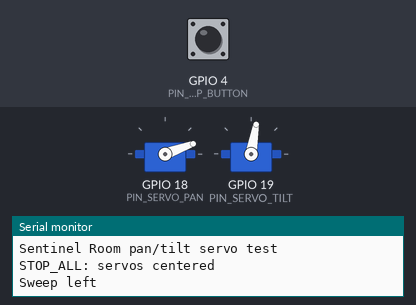
The sketch below on a simulated ESP32. Shown: 2 × servo, the last lines printed to the serial monitor. The test bench sets the inputs (shaded band); at power-on: GPIO 4 (PIN_STOP_BUTTON) HIGH.

Above: at 1.5 s.
1.6 s: GPIO 4 (PIN_STOP_BUTTON) pulled LOW for 0.15 s
At 1.8 s:
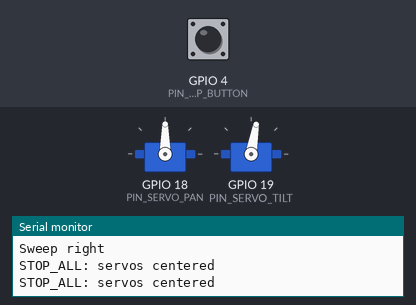
At 3.7 s:
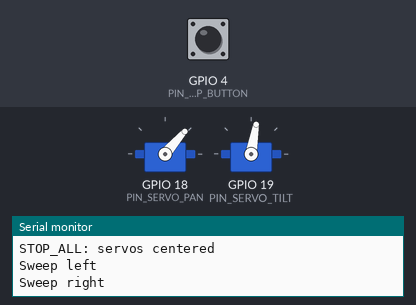
4.7 s: GPIO 4 (PIN_STOP_BUTTON) pulled LOW for 1 s
At 9.61 s:
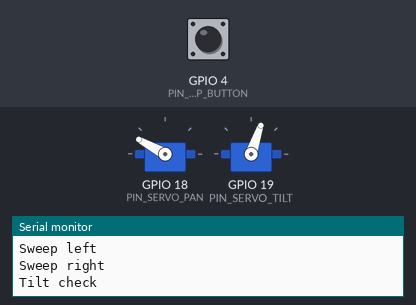
Timing chart, 0 to 20.7 s (numbered marks = the images above; inputs shaded):
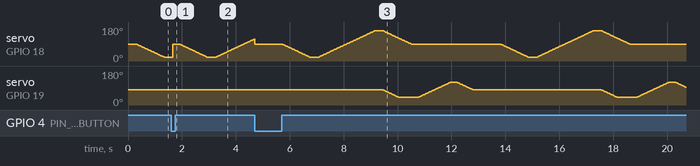

Measured:
- after the input at 1.6 s, servo on GPIO 19 (PIN_SERVO_TILT): stays 80° (without the input it goes to 79° after 2.5 s)

The sketch:

pan_tilt_servos_test.ino
```cpp
#include <ESP32Servo.h>

const int PIN_SERVO_PAN = 18;
const int PIN_SERVO_TILT = 19;
const int PIN_STOP_BUTTON = 4;

const int PAN_MIN = 20;
const int PAN_MAX = 160;
const int TILT_MIN = 40;
const int TILT_MAX = 120;
const int PAN_CENTER = 90;
const int TILT_CENTER = 80;

Servo panServo;
Servo tiltServo;
int panAngle = PAN_CENTER;
int tiltAngle = TILT_CENTER;

bool stopPressed() {
  return digitalRead(PIN_STOP_BUTTON) == LOW;
}

void writeServos(int pan, int tilt) {
  panAngle = constrain(pan, PAN_MIN, PAN_MAX);
  tiltAngle = constrain(tilt, TILT_MIN, TILT_MAX);
  panServo.write(panAngle);
  tiltServo.write(tiltAngle);
}

void stopAll() {
  writeServos(PAN_CENTER, TILT_CENTER);
  Serial.println("STOP_ALL: servos centered");
}

bool moveSafe(int targetPan, int targetTilt) {
  targetPan = constrain(targetPan, PAN_MIN, PAN_MAX);
  targetTilt = constrain(targetTilt, TILT_MIN, TILT_MAX);
  while (panAngle != targetPan || tiltAngle != targetTilt) {
    if (stopPressed()) {
      stopAll();
      return false;
    }
    if (panAngle < targetPan) panAngle++;
    if (panAngle > targetPan) panAngle--;
    if (tiltAngle < targetTilt) tiltAngle++;
    if (tiltAngle > targetTilt) tiltAngle--;
    panServo.write(panAngle);
    tiltServo.write(tiltAngle);
    delay(15);
  }
  return true;
}

void setup() {
  Serial.begin(115200);
  delay(300);
  Serial.println("Sentinel Room pan/tilt servo test");
  pinMode(PIN_STOP_BUTTON, INPUT_PULLUP);
  panServo.setPeriodHertz(50);
  tiltServo.setPeriodHertz(50);
  panServo.attach(PIN_SERVO_PAN, 500, 2400);
  tiltServo.attach(PIN_SERVO_TILT, 500, 2400);
  stopAll();
}

void loop() {
  if (stopPressed()) {
    stopAll();
    delay(250);
    return;
  }

  Serial.println("Sweep left");
  if (!moveSafe(PAN_MIN, TILT_CENTER)) return;
  delay(300);

  Serial.println("Sweep right");
  if (!moveSafe(PAN_MAX, TILT_CENTER)) return;
  delay(300);

  Serial.println("Tilt check");
  if (!moveSafe(PAN_CENTER, TILT_MIN)) return;
  delay(250);
  if (!moveSafe(PAN_CENTER, TILT_MAX)) return;
  delay(250);
  moveSafe(PAN_CENTER, TILT_CENTER);
  delay(1000);
}
```
